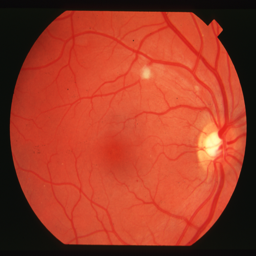
#> input picture Project/data/processed/stare/im0016.png, 256 x 256 px; its folder holds only this picture in this run
$ python agumentation.py
#> lines starting #> are read from the running program, lines starting #| are printed output that depends on the picture
import os
import cv2
import numpy as np
import random
from glob import glob
from tqdm import tqdm

# Paths
input_dir = r"D:\Final Year\Mega project\Project\data\processed\stare"
output_dir = r"D:\Final Year\Mega project\Project\data\processed\stare_aug"
os.makedirs(output_dir, exist_ok=True)

# Augmentation functions
def rotate_image(image, angle):
    (h, w) = image.shape[:2]
    center = (w // 2, h // 2)
    matrix = cv2.getRotationMatrix2D(center, angle, 1.0)
    return cv2.warpAffine(image, matrix, (w, h))

def flip_image(image, flip_code):
    return cv2.flip(image, flip_code)

def adjust_brightness(image, factor):
    return np.clip(image * factor, 0, 255).astype(np.uint8)

def add_gaussian_blur(image, kernel_size):
    return cv2.GaussianBlur(image, (kernel_size, kernel_size), 0)

# Load images
image_paths = glob(os.path.join(input_dir, "*.png"))
print(f"Found {len(image_paths)} images")

# Perform augmentation
for img_path in tqdm(image_paths, desc="Augmenting images"):
    img = cv2.imread(img_path)
#> img is the input picture: shape (256, 256, 3); mean B, G, R 38.8, 59.8, 161.3
    if img is None:
        continue

    filename = os.path.basename(img_path)
    name, ext = os.path.splitext(filename)

    # Original image copy
    cv2.imwrite(os.path.join(output_dir, filename), img)

    # Rotations
    for angle in [90, 180, 270]:
        rotated = rotate_image(img, angle)
        cv2.imwrite(os.path.join(output_dir, f"{name}_rot{angle}{ext}"), rotated)
#> this loop made 3 passes
#> pass 1, `rotated = rotate_image(img, angle)`:
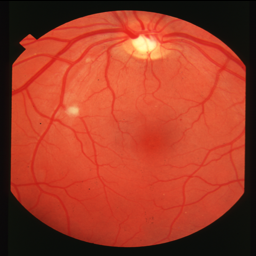
#> rotated: shape (256, 256, 3); mean B, G, R 38.8, 59.7, 161.3
#> pass 3, `rotated = rotate_image(img, angle)`:
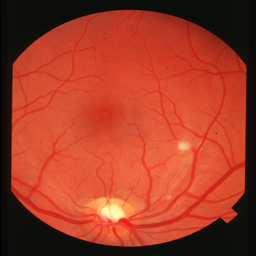
#> rotated: shape (256, 256, 3); mean B, G, R 38.8, 59.7, 161.3

    # Flipping
    flipped_h = flip_image(img, 1)
#> in flip_image, `return cv2.flip(image, flip_code)`:
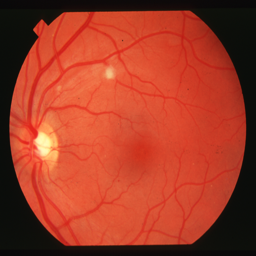
#> returned value: shape (256, 256, 3); mean of channels 0, 1, 2 38.8, 59.8, 161.3; drawn as B, G, R
    flipped_v = flip_image(img, 0)
#> call 2 of flip_image, with flip_code = 0
#> in flip_image (call 2), `return cv2.flip(image, flip_code)`:
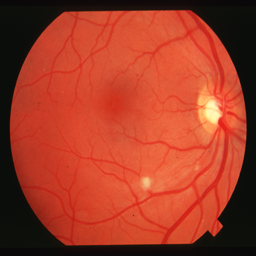
#> returned value: shape (256, 256, 3); mean of channels 0, 1, 2 38.8, 59.8, 161.3; drawn as B, G, R
    cv2.imwrite(os.path.join(output_dir, f"{name}_flipH{ext}"), flipped_h)
    cv2.imwrite(os.path.join(output_dir, f"{name}_flipV{ext}"), flipped_v)

    # Brightness adjustments
    for factor in [0.7, 1.3]:
        bright_img = adjust_brightness(img, factor)
        cv2.imwrite(os.path.join(output_dir, f"{name}_bright{factor}{ext}"), bright_img)
#> this loop made 2 passes
#> pass 1, `bright_img = adjust_brightness(img, factor)`:
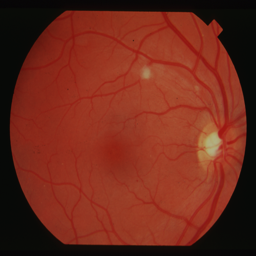
#> bright_img: shape (256, 256, 3); mean B, G, R 26.8, 41.4, 112.5
#> pass 2, `bright_img = adjust_brightness(img, factor)`:
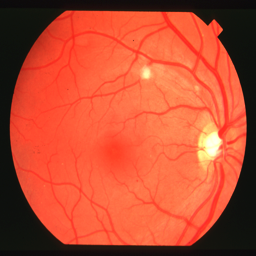
#> bright_img: shape (256, 256, 3); mean B, G, R 50.1, 77, 189.8

    # Gaussian blur
    blurred = add_gaussian_blur(img, 5)
#> in add_gaussian_blur, `return cv2.GaussianBlur(image, (kernel_size, kernel_size), 0)`:
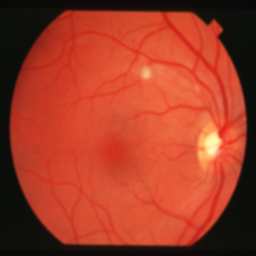
#> returned value: shape (256, 256, 3); mean of channels 0, 1, 2 38.8, 59.8, 161.3; drawn as B, G, R
    cv2.imwrite(os.path.join(output_dir, f"{name}_blur{ext}"), blurred)

print("Data augmentation complete. Augmented images saved in stare_aug.")

$ run again, on Project/data/processed/stare/im0046.png
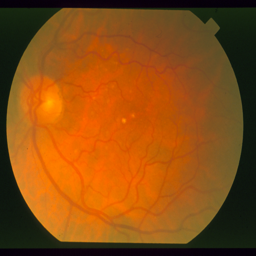
#> input picture Project/data/processed/stare/im0046.png, 256 x 256 px
#> img is the input picture: shape (256, 256, 3); mean B, G, R 17.5, 75.9, 137.6
#> in flip_image (call 2), `return cv2.flip(image, flip_code)`:
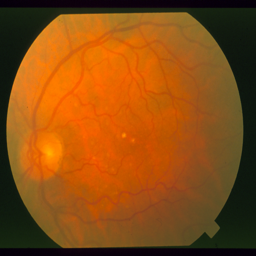
#> returned value: shape (256, 256, 3); mean of channels 0, 1, 2 17.5, 75.9, 137.6; drawn as B, G, R
#> the loop `for factor in [0.7, 1.3]:` made 2 passes
#> pass 2, `bright_img = adjust_brightness(img, factor)`:
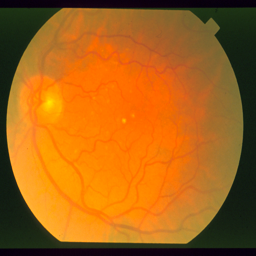
#> bright_img: shape (256, 256, 3); mean B, G, R 22.4, 98.2, 166.8

$ run again, on Project/data/processed/stare/im0061.png
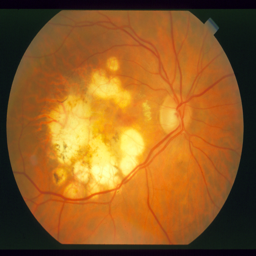
#> input picture Project/data/processed/stare/im0061.png, 256 x 256 px
#> img is the input picture: shape (256, 256, 3); mean B, G, R 34.6, 92.4, 145.4
#> the loop `for angle in [90, 180, 270]:` made 3 passes
#> pass 1, `rotated = rotate_image(img, angle)`:
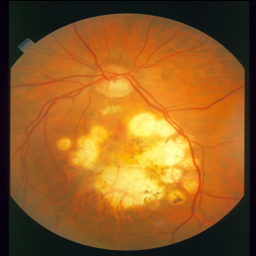
#> rotated: shape (256, 256, 3); mean B, G, R 34.6, 92.3, 145.4
#> the loop `for factor in [0.7, 1.3]:` made 2 passes
#> pass 2, `bright_img = adjust_brightness(img, factor)`:
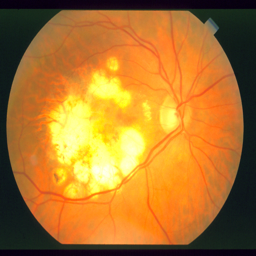
#> bright_img: shape (256, 256, 3); mean B, G, R 44.6, 117.4, 174.3

$ run again, on Project/data/processed/stare/im0065.png
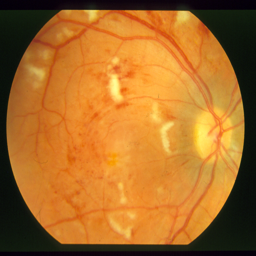
#> input picture Project/data/processed/stare/im0065.png, 256 x 256 px
#> img is the input picture: shape (256, 256, 3); mean B, G, R 39.9, 107.5, 167.9
#> in add_gaussian_blur, `return cv2.GaussianBlur(image, (kernel_size, kernel_size), 0)`:
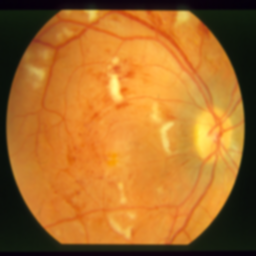
#> returned value: shape (256, 256, 3); mean of channels 0, 1, 2 39.9, 107.5, 167.9; drawn as B, G, R
